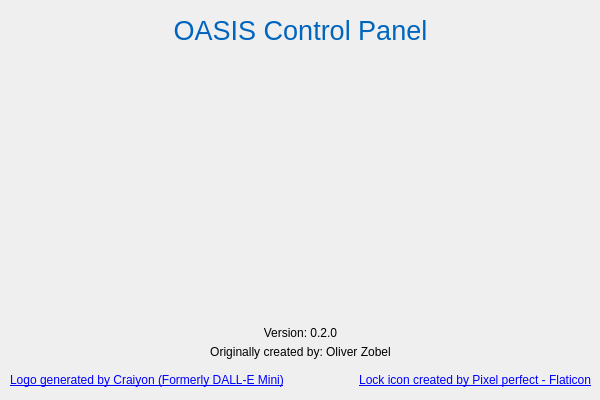
<?xml version="1.0" encoding="UTF-8"?>
<ui version="4.0">
 <class>Dialog</class>
 <widget class="QDialog" name="Dialog">
  <property name="geometry">
   <rect>
    <x>0</x>
    <y>0</y>
    <width>600</width>
    <height>400</height>
   </rect>
  </property>
  <property name="sizePolicy">
   <sizepolicy hsizetype="Fixed" vsizetype="Fixed">
    <horstretch>0</horstretch>
    <verstretch>0</verstretch>
   </sizepolicy>
  </property>
  <property name="minimumSize">
   <size>
    <width>600</width>
    <height>400</height>
   </size>
  </property>
  <property name="maximumSize">
   <size>
    <width>600</width>
    <height>400</height>
   </size>
  </property>
  <property name="contextMenuPolicy">
   <enum>Qt::NoContextMenu</enum>
  </property>
  <property name="windowTitle">
   <string>About OASIS Control Panel</string>
  </property>
  <widget class="QLabel" name="label">
   <property name="geometry">
    <rect>
     <x>0</x>
     <y>10</y>
     <width>601</width>
     <height>41</height>
    </rect>
   </property>
   <property name="font">
    <font>
     <pointsize>20</pointsize>
    </font>
   </property>
   <property name="cursor">
    <cursorShape>ArrowCursor</cursorShape>
   </property>
   <property name="text">
    <string>&lt;html&gt;&lt;head/&gt;&lt;body&gt;&lt;p&gt;&lt;span style=&quot; color:#0065bd;&quot;&gt;OASIS Control Panel&lt;/span&gt;&lt;/p&gt;&lt;/body&gt;&lt;/html&gt;</string>
   </property>
   <property name="alignment">
    <set>Qt::AlignCenter</set>
   </property>
   <property name="textInteractionFlags">
    <set>Qt::NoTextInteraction</set>
   </property>
  </widget>
  <widget class="QLabel" name="label_3">
   <property name="geometry">
    <rect>
     <x>0</x>
     <y>340</y>
     <width>601</width>
     <height>25</height>
    </rect>
   </property>
   <property name="text">
    <string>&lt;html&gt;&lt;head/&gt;&lt;body&gt;&lt;p&gt;Originally created by: Oliver Zobel&lt;/p&gt;&lt;/body&gt;&lt;/html&gt;</string>
   </property>
   <property name="alignment">
    <set>Qt::AlignCenter</set>
   </property>
  </widget>
  <widget class="QLabel" name="label_4">
   <property name="geometry">
    <rect>
     <x>0</x>
     <y>320</y>
     <width>601</width>
     <height>25</height>
    </rect>
   </property>
   <property name="text">
    <string>Version: 0.2.0</string>
   </property>
   <property name="alignment">
    <set>Qt::AlignCenter</set>
   </property>
  </widget>
  <widget class="QLabel" name="label_8">
   <property name="geometry">
    <rect>
     <x>290</x>
     <y>370</y>
     <width>301</width>
     <height>21</height>
    </rect>
   </property>
   <property name="text">
    <string>&lt;a href=&quot;https://www.flaticon.com/de/kostenlose-icons/sperren&quot; title=&quot;sperren Icons&quot;&gt;Lock icon created by Pixel perfect - Flaticon&lt;/a&gt;</string>
   </property>
   <property name="alignment">
    <set>Qt::AlignRight|Qt::AlignTrailing|Qt::AlignVCenter</set>
   </property>
  </widget>
  <widget class="QLabel" name="label_2">
   <property name="geometry">
    <rect>
     <x>170</x>
     <y>60</y>
     <width>256</width>
     <height>256</height>
    </rect>
   </property>
   <property name="contextMenuPolicy">
    <enum>Qt::CustomContextMenu</enum>
   </property>
   <property name="text">
    <string/>
   </property>
   <property name="pixmap">
    <pixmap resource="UI_resources.qrc">:/Icons/resources/icons/256x256.png</pixmap>
   </property>
   <property name="scaledContents">
    <bool>true</bool>
   </property>
  </widget>
  <widget class="QLabel" name="label_5">
   <property name="geometry">
    <rect>
     <x>10</x>
     <y>370</y>
     <width>291</width>
     <height>21</height>
    </rect>
   </property>
   <property name="text">
    <string>&lt;a href=&quot;https://www.craiyon.com/&quot; title=&quot;Craiyon&quot;&gt;Logo generated by Craiyon (Formerly DALL-E Mini)&lt;/a&gt;</string>
   </property>
  </widget>
 </widget>
 <resources>
  <include location="UI_resources.qrc"/>
 </resources>
 <connections/>
</ui>
